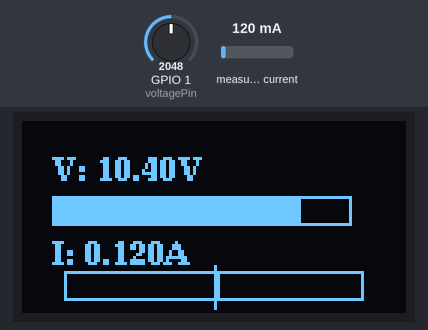
Simulated run of this sketch. Board: ESP32-C6. Parts: 128×64 one-colour display. The test bench sets the inputs (shaded band); at power-on: measured current 120 mA, GPIO 1 (voltagePin) = 2048. WiFi joins after 1.5 s; servers stay silent unless stated; what the sketch prints to the serial monitor is not drawn.

Above: at 6.7 s.
6.8 s: measured current set to 40 mA
At 7.6 s:
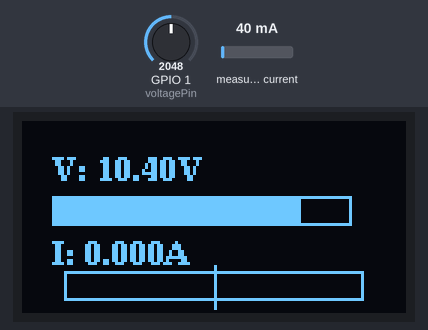
8.7 s: GPIO 1 (voltagePin) set to 2866
At 10.2 s:
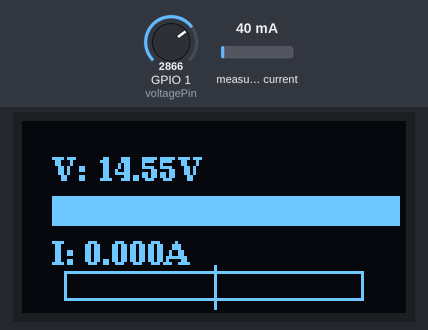
10.5 s: measured current set to 500 mA
At 11.8 s:
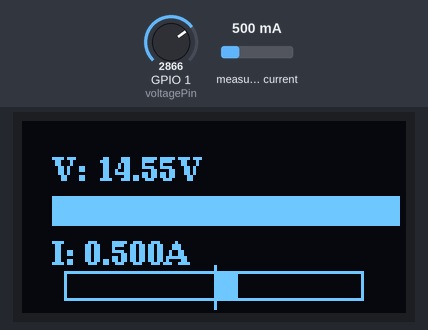
12.4 s: GPIO 1 (voltagePin) set to 3603
At 13.3 s:
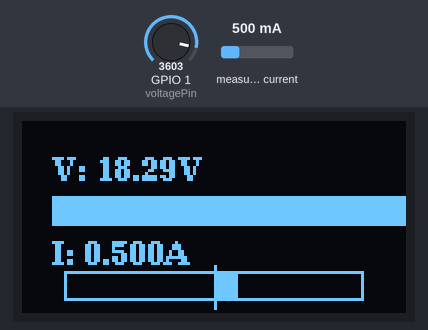
14.3 s: measured current set to 1000 mA
At 15.8 s:
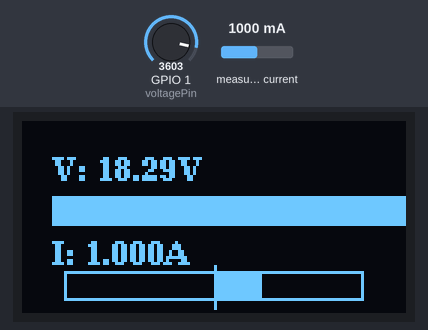
16.1 s: GPIO 1 (voltagePin) set to 4095
At 31.1 s:
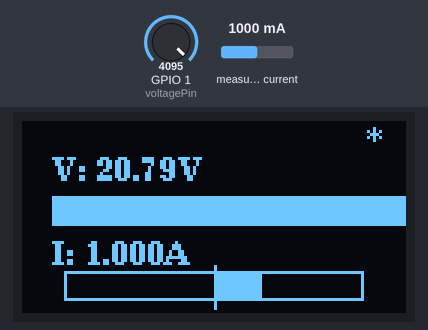
Timing chart, 0 to 32.1 s (numbered marks = the images above; inputs shaded):
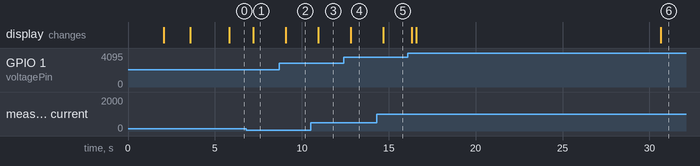

The sketch:

UpdatedCurrentSensor2.ino
```cpp
// ESP32-C6 with 1 Voltage Sensor + INA219 Current Sensor + ThingSpeak + OLED
// Bhuvan Kumar

#include <WiFi.h>
#include "ThingSpeak.h"
#include <Wire.h>
#include <U8g2lib.h>
#include <Adafruit_INA219.h>

// ---------- WiFi credentials ----------
const char* ssid = "MBA-VTU";
const char* password = "Dscemba@2022";

// ---------- ThingSpeak credentials ----------
unsigned long myChannelNumber = 3063862;
const char * myWriteAPIKey = "OKTNQOPIKJPYZKVE";
WiFiClient client;

// ---------- Pin Configuration ----------
const int voltagePin = 1;   // Analog pin for Voltage Sensor

// ---------- Calibration ----------
const float VOLTAGE_RATIO = 1.26 * 5.0; // Voltage divider scaling
const float ADC_REF = 3.3;
const int ADC_MAX = 4095;

// ---------- INA219 Current Sensor ----------
Adafruit_INA219 ina219;

// ---------- Timing ----------
unsigned long previousMillis = 0;
const unsigned long uploadInterval = 30000;

// ---------- OLED Configuration ----------
#define OLED_SDA 21
#define OLED_SCL 22
U8G2_SSD1306_128X64_NONAME_F_HW_I2C u8g2(U8G2_R0, /* reset=*/ U8X8_PIN_NONE);

// ---------- Upload status ----------
bool uploadSuccess = false;

// ---------- Setup ----------
void setup() {
  Serial.begin(115200);
  delay(2000);

  // OLED setup
  Wire.begin(OLED_SDA, OLED_SCL);
  u8g2.begin();
  u8g2.setFont(u8g2_font_ncenB08_tr);

  // WiFi setup
  WiFi.mode(WIFI_STA);
  ThingSpeak.begin(client);

  showWiFiStatus();

  // INA219 init
  if (!ina219.begin()) {
    Serial.println("Failed to find INA219 chip");
    while (1) { delay(10); }
  }
  Serial.println("INA219 Current Sensor Initialized");
}

// ---------- Show WiFi Status on OLED ----------
void showWiFiStatus() {
  u8g2.clearBuffer();
  u8g2.setCursor(10, 20);
  u8g2.print("Connecting to WiFi...");
  u8g2.sendBuffer();

  unsigned long startAttemptTime = millis();
  WiFi.begin(ssid, password);
  while (WiFi.status() != WL_CONNECTED && millis() - startAttemptTime < 20000) {
    delay(500);
    Serial.print(".");
  }
  u8g2.clearBuffer();
  u8g2.setCursor(10, 20);
  if (WiFi.status() == WL_CONNECTED) {
    Serial.println("\nWiFi Connected!");
    u8g2.print("WiFi Connected!");
  } else {
    Serial.println("\nWiFi Connection Failed!");
    u8g2.print("Connection Failed");
  }
  u8g2.sendBuffer();
  delay(2000);
}

// ---------- Voltage Reading ----------
float readVoltageSensor(int pin, int samples = 50) {
  long sum = 0;
  for (int i = 0; i < samples; i++) {
    sum += analogRead(pin);
  }
  float sensorVoltage = (sum / (float)samples) * (ADC_REF / ADC_MAX);
  return sensorVoltage * VOLTAGE_RATIO;
}

// ---------- Current Reading from INA219 ----------
float readCurrentINA219() {
  float current = ina219.getCurrent_mA() / 1000.0; // A (can be negative)

  // Clamp small values around zero (noise)
  if (current > -0.05 && current < 0.05) {
    current = 0.0;
  }
  return current;
}

// ---------- Draw Centered Current Bar ----------
// ---------- Draw Centered Current Bar ----------
void drawCurrentBar(float current) {
  int centerX = 64;   // OLED center (128px wide)
  int barMax = 50;    // Maximum bar length in pixels
  int barY = 50;      // Y-position of the bar

  // Scale current to bar length based on ±3A
  int barLength = map(abs(current * 1000), 0, 3000, 0, barMax);

  // Clear previous bar area
  u8g2.setDrawColor(0);
  u8g2.drawBox(centerX - barMax, barY, barMax * 2, 10);
  u8g2.setDrawColor(1);

  // Draw boundary frame
  u8g2.drawFrame(centerX - barMax, barY, barMax * 2, 10);

  // Draw bar: positive → right, negative → left
  if (current > 0) {
    u8g2.drawBox(centerX, barY, barLength, 10);
  } else if (current < 0) {
    u8g2.drawBox(centerX - barLength, barY, barLength, 10);
  }

  // Draw center line (zero axis)
  u8g2.drawLine(centerX, barY - 2, centerX, barY + 12);
}


// ---------- Main Loop ----------
void loop() {
  unsigned long currentMillis = millis();

  // Read sensors
  float voltage = readVoltageSensor(voltagePin);
  float current = readCurrentINA219();

  // Print to Serial
  Serial.print("Voltage: "); Serial.print(voltage, 2); Serial.print(" V\t");
  Serial.print("Current: "); Serial.print(current, 3); Serial.println(" A");
  delay(200);

  // Send to ThingSpeak every 30s
  if (currentMillis - previousMillis >= uploadInterval) {
    previousMillis = currentMillis;
    if (WiFi.status() == WL_CONNECTED) {
      ThingSpeak.setField(1, voltage);
      ThingSpeak.setField(2, current);
      int x = ThingSpeak.writeFields(myChannelNumber, myWriteAPIKey);
      if (x == 200) {
        Serial.println("ThingSpeak update successful!");
        uploadSuccess = true;
      } else {
        Serial.print("ThingSpeak update failed, error: ");
        Serial.println(x);
        uploadSuccess = false;
      }
    } else {
      Serial.println("WiFi not connected. Skipping update.");
      uploadSuccess = false;
    }
  }

  // Display on OLED
  u8g2.clearBuffer();
  u8g2.setFont(u8g2_font_ncenB08_tr);

  char buf[10];

  // Voltage
  u8g2.setCursor(10, 20);
  u8g2.print("V: ");
  dtostrf(voltage, 4, 2, buf);
  u8g2.print(buf);
  u8g2.print("V");
  int barWidthV = map(voltage, 0, 12.0, 0, 100);
  u8g2.drawFrame(10, 25, 100, 10);
  u8g2.drawBox(10, 25, barWidthV, 10);

  // Current
// Current
u8g2.setCursor(10, 48);  // Slightly lower than before
u8g2.print("I: ");
dtostrf(current, 4, 3, buf);
u8g2.print(buf);
u8g2.print("A");
drawCurrentBar(current);


  // Upload Status
  if (uploadSuccess) {
    u8g2.setCursor(115, 10);
    u8g2.print("*");
  }

  u8g2.sendBuffer();
}
```

Measured:
- after the input at 6.8 s, the display: changes after 0.42 s (image 1)
- after the input at 8.7 s, the display: changes after 0.39 s (image 2)
- after the input at 10.5 s, the display: changes after 0.46 s (image 3)
- after the input at 12.4 s, the display: changes after 0.43 s (image 4)
- after the input at 14.3 s, the display: changes after 0.39 s (image 5)
- after the input at 16.1 s, the display: first changes after 0.23 s (image 6 shows a later state)
